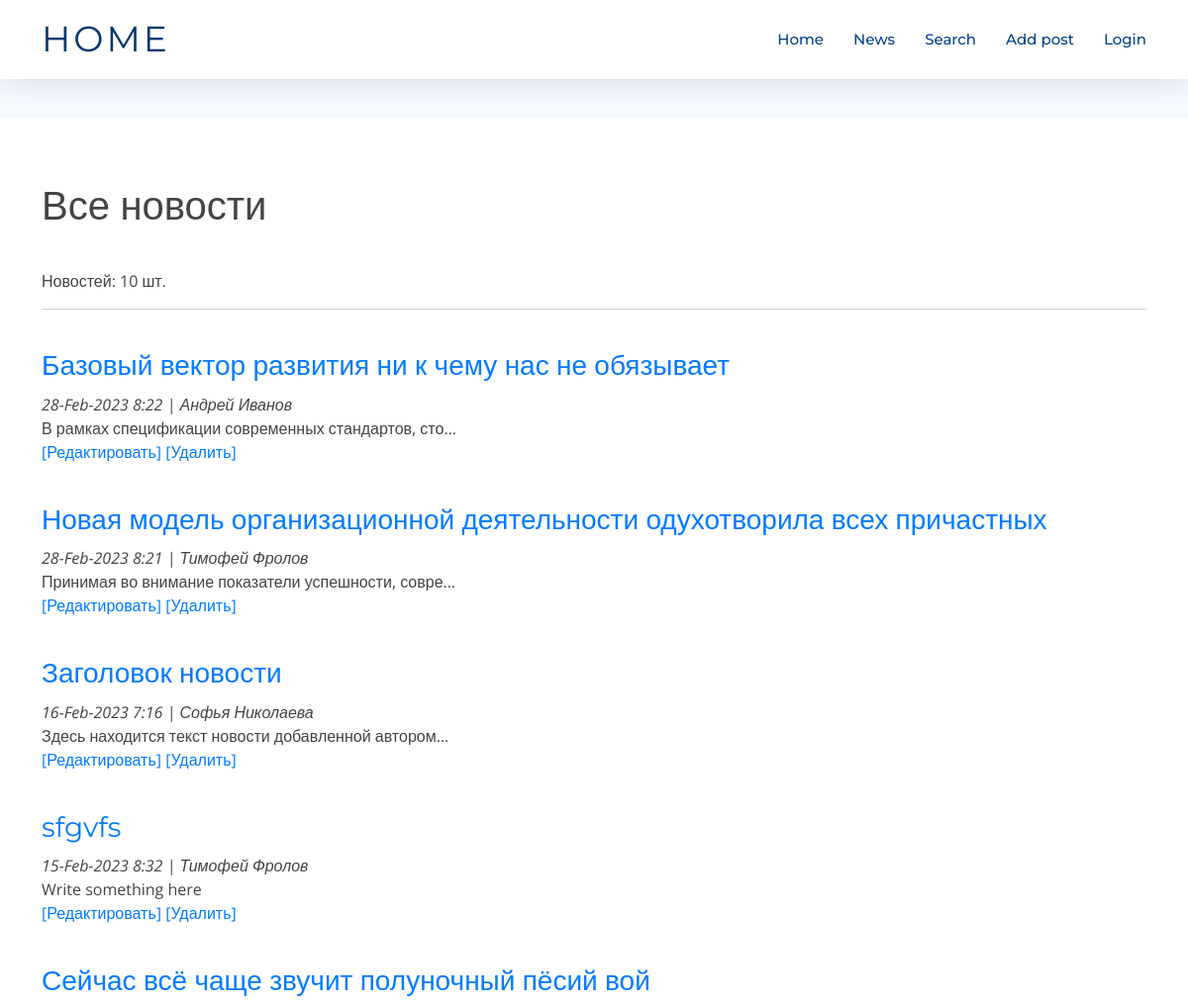
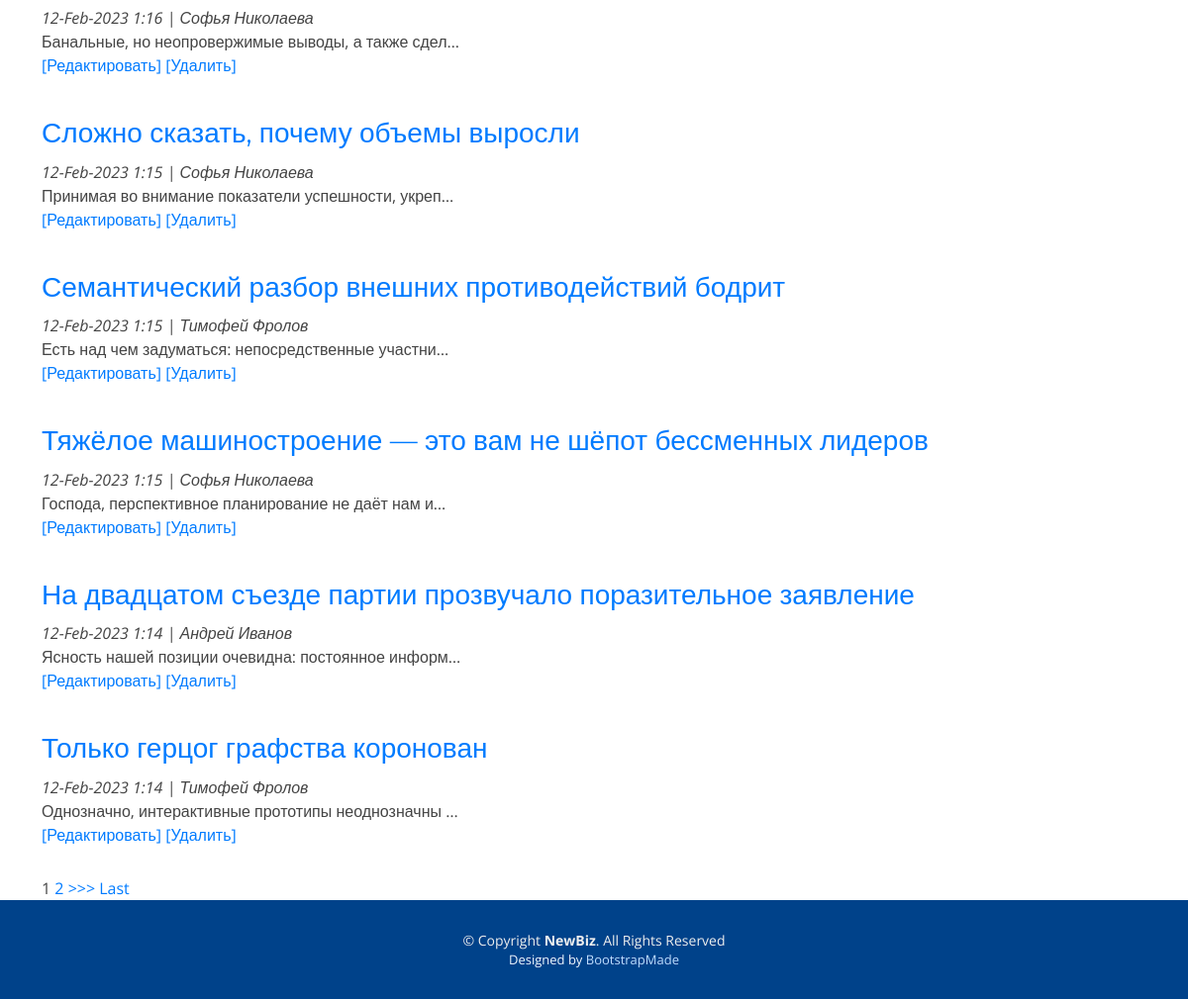
The page /news/ on the database as committed earlier (2 pictures, top to bottom).
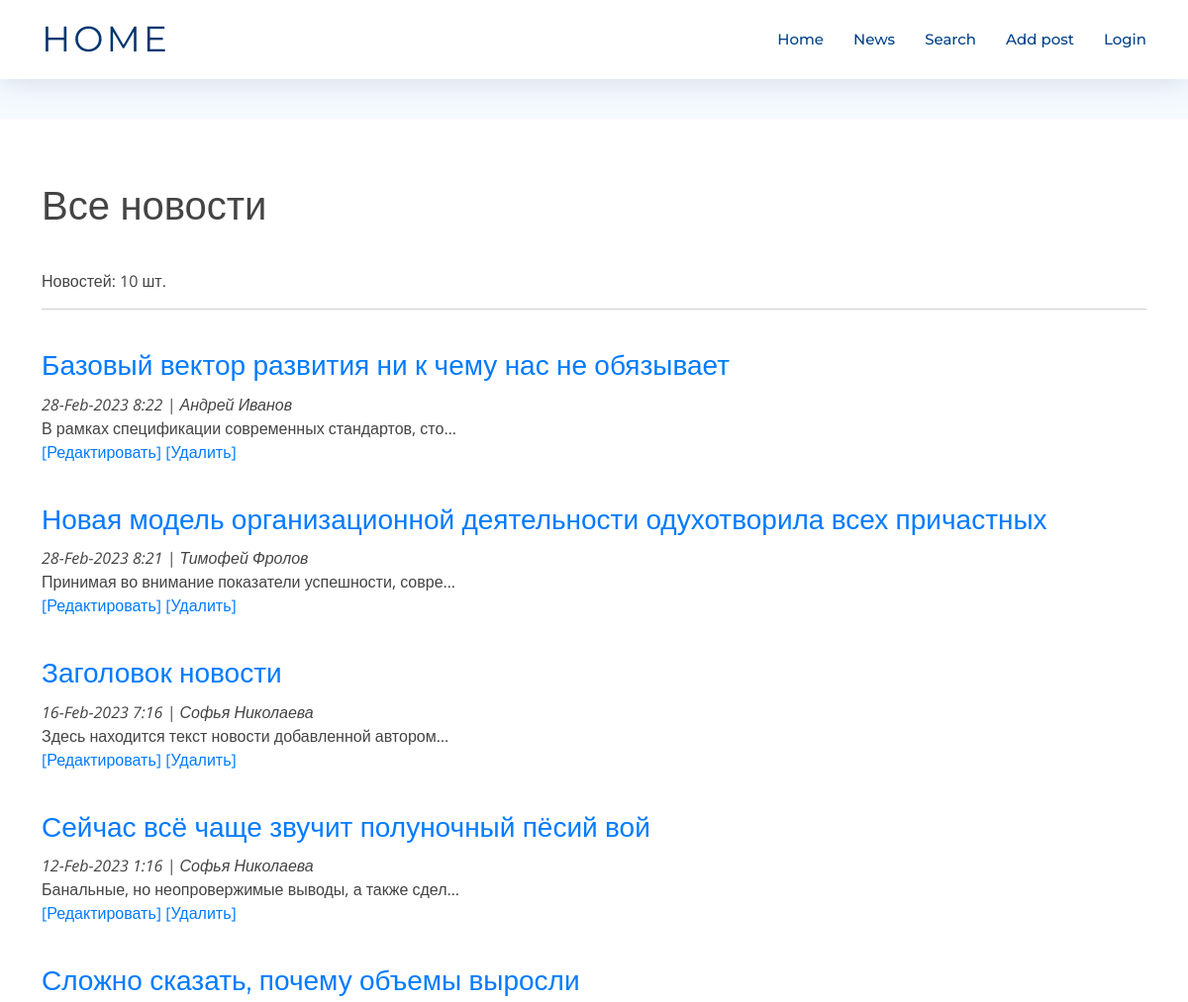
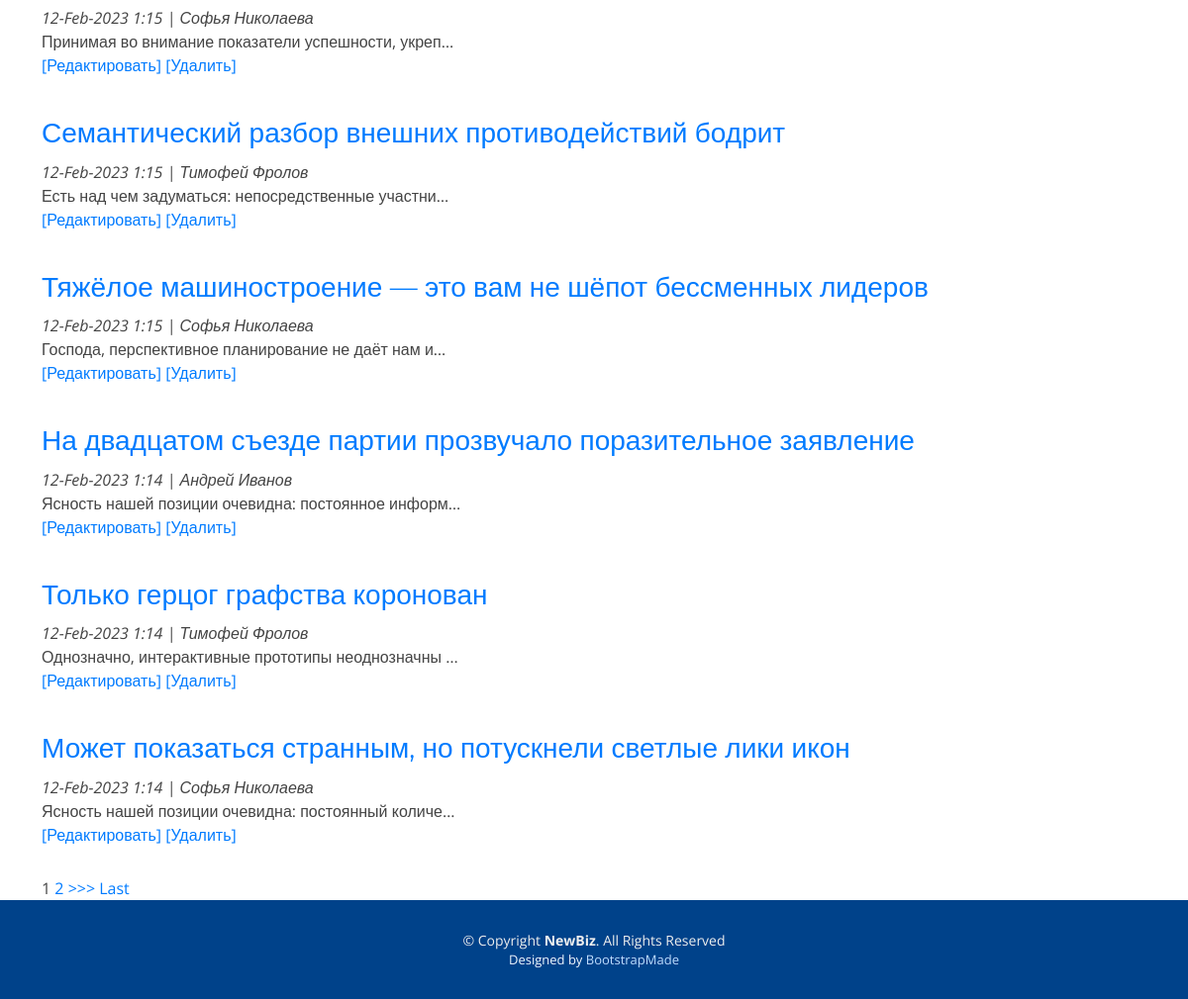
The same page on the database as committed later (2 pictures, top to bottom).
### news/models.py (models this page shows, shortened)
class Post(models.Model):
    author = models.ForeignKey(Author, null=False, on_delete = models.CASCADE)
    article = 'ar'
    news = 'nw'
    TYPES = [
        (article, 'Статья'),
        (news, 'Новость'),
    ]
    type = models.CharField(max_length = 2,
                                choices = TYPES,
                                default = news)
    creation_date_time = models.DateTimeField(auto_now_add = True)
    category = models.ManyToManyField(Category, through = 'PostCategory')
    header = models.CharField(max_length=255, null=False)
    main_text = models.TextField()
    rating = models.IntegerField(default=0)

class Author(models.Model):
    username = models.OneToOneField(User, on_delete=models.CASCADE)
    user_rating = models.IntegerField(default=0)

### news/views.py (the view, shortened to what this page needs)
# urls.py: path('', PostsList.as_view()),
class PostsList(ListView):
    model = Post
    template_name = 'posts.html'
    context_object_name = 'posts'
    queryset = Post.objects.order_by('-id')
    paginate_by = 10
    form_class = PostForm
    def get_context_data(self, **kwargs):
        context = super().get_context_data(**kwargs)
        context['categories'] = Category.objects.all()
        context['authors'] = Author.objects.all()
        context['types'] = Post.TYPES
        context['form'] = PostForm()
        return context

### news/templatetags/custom_filters.py (called while the page is built)
@register.filter(name='censor')
def censor(value):
    return " ".join(["*"*len(word) if word.lower() in stop_words.filter_words else word for word in value.split()])

### templates/posts.html (shortened to what this page needs)
{% extends 'flatpages/default.html' %}
{% load custom_filters %}
{% block content %}
<h1>Все новости</h1>
    Новостей: {{ posts | length}} шт.
    <hr>
    {% if posts %}
        {% for post in posts %}
            <span><h3><a href="{{ post.id }}">{{ post.header | censor  }} </a></h3>
            <p><i>{{ post.creation_date_time| date:'d-M-Y g:i' }} |
                  {{ post.author.username.first_name}} {{ post.author.username.last_name}}</i><br>
            {{ post.main_text|censor|truncatechars:50 }}
            <br>
            <a href="{% url 'edit_post' post.id %}">[Редактировать]</a>
            <a href="{% url 'delete_post' post.id %}">[Удалить]</a>
            </p>
            </span>
        {% endfor %}
    {% else %}
        <h2>Новостей нет!</h2>
    {% endif %}
    {% if is_paginated %}
        {% for num in page_obj.paginator.page_range %}
            {% if page_obj.number == num %}
                <a>{{ num }}</a>
            {% elif num > page_obj.number|add:'-3' and num < page_obj.number|add:'3' %}
                <a href="?page={{ num }}">{{ num }}</a>
            {% endif %}
        {% endfor %}
        {% if page_obj.has_next %}
            <a href="?page={{ page_obj.next_page_number }}">>>></a>
            <a href="?page={{ page_obj.paginator.num_pages }}">Last</a>
        {% endif %}
    {% endif %}
{% endblock content %}

Rows that differ between the two databases and show on the page:
removed Post: header|censor "sfgvfs", creation_date_time "15-Feb-2023 8:32", author.username.first_name "Тимофей", author.username.last_name "Фролов", main_text|censor "Write something here"
now on this page (row unchanged): Post: header|censor "Может показаться странным, но потускнели светлые лики икон", creation_date_time "12-Feb-2023 1:14", author.username.first_name "Софья", author.username.last_name "Николаева", main_text|censor "Ясность нашей позиции очевидна: постоянный количе…"
